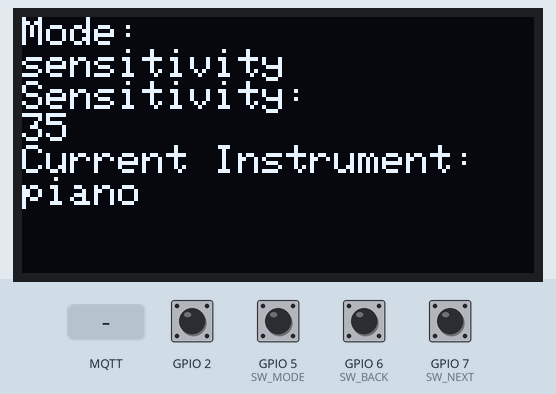
Recording of a sketch running on a simulated ESP32-S3. Parts: 128×64 one-colour display. The inputs (shaded band) are chosen by the test bench; at power-on: GPIO 2, GPIO 5 (SW_MODE), GPIO 6 (SW_BACK), GPIO 7 (SW_NEXT) HIGH. WiFi joins after 1.5 s; servers stay silent unless stated; no MQTT or app messages arrive unless stated; what the sketch prints to the serial monitor is not drawn.

Above: at 2.8 s.
2.9 s: GPIO 2 pulled LOW for 0.15 s
At 4.3 s:
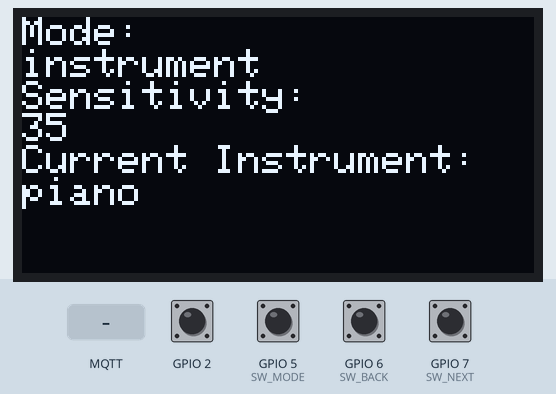
4.6 s: MQTT message "sensitivity" arrives on the second subscribed topic
At 5.0 s:
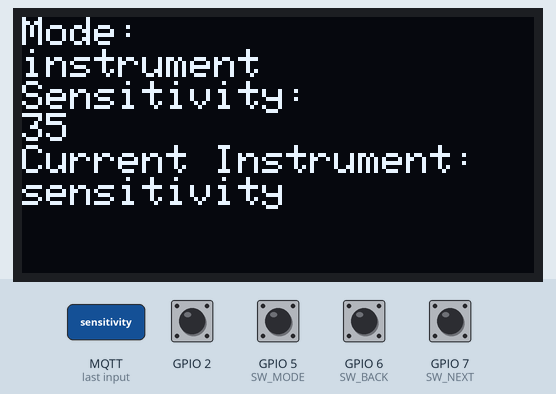
6.1 s: GPIO 5 (SW_MODE) pulled LOW for 0.15 s
At 6.9 s:
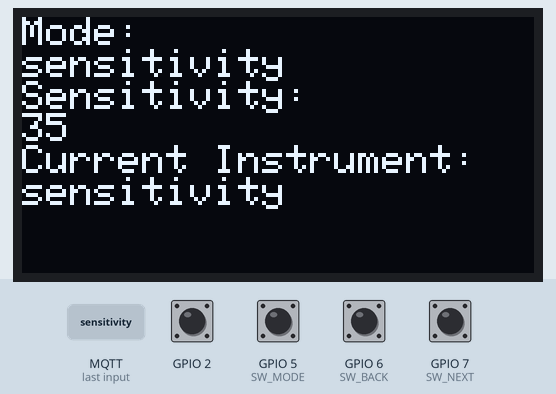
7.8 s: MQTT message "instrument" arrives on the second subscribed topic
At 8.6 s:
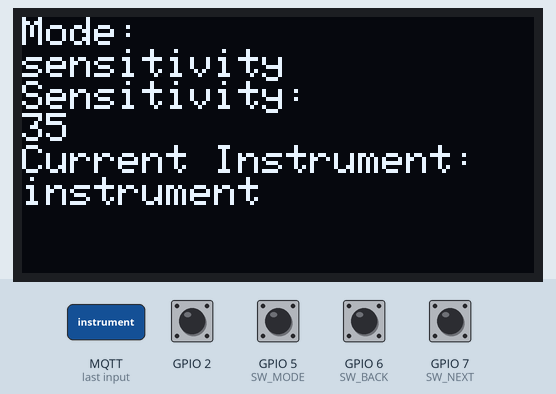
9.3 s: GPIO 2 pulled LOW for 1 s
At 11.8 s:
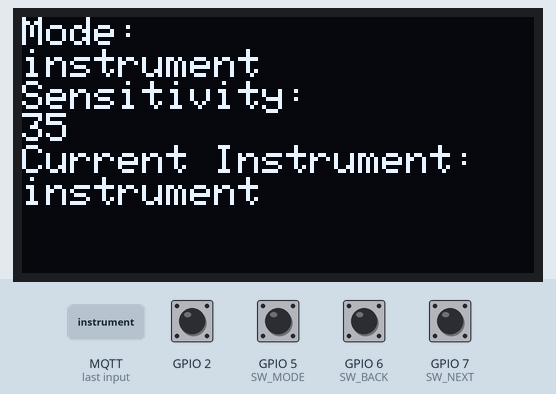
Timing chart, 0 to 13.3 s (numbered marks = the images above; inputs shaded):
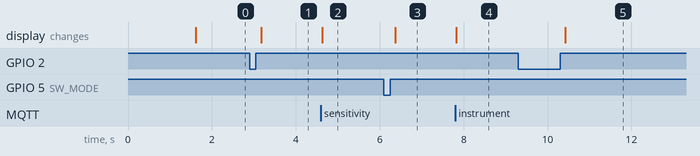

Measured:
- after the input at 2.9 s, the display: changes after 0.28 s (image 1)
- after the input at 4.6 s, the display: changes at once (image 2)
- after the input at 6.1 s, the display: changes after 0.28 s (image 3)
- after the input at 7.8 s, the display: changes at once (image 4)
- after the input at 9.3 s, the display: changes after 1.1 s (image 5)

The sketch:

sketch_remote.ino
```cpp
#include <WiFi.h>
#include <PubSubClient.h>
#include "config.h"
#include <Wire.h>
#include <Adafruit_GFX.h>
#include <Adafruit_SSD1306.h>

#define SW_MODE 5
#define SW_NEXT 7
#define SW_BACK 6
#define TOPIC_DIS      TOPIC_PREFIX "/text"
#define TOPIC_THRESHOLD_UPDATE TOPIC_PREFIX "/thresholdupate"
#define TOPIC_INSTRUMENT_UPDATE TOPIC_PREFIX "/instrumentupdate"
#define TOPIC_SUB_THRESHOLD TOPIC_PREFIX "/sub_threshold"
#define TOPIC_GET_INSTRUMENT TOPIC_PREFIX "/get_instrument"
#define SCREEN_WIDTH 128 // OLED display width, in pixels
#define SCREEN_HEIGHT 64 // OLED display height, in pixels

int threshold = 35;
const int ninstru = 7;
int curpos = 2;
String instruments[ninstru+5] = {"acoustic_guitar_steel","electric_guitar_clean","piano","tinkle_bell","trumpet","tubular_bells","violin"};
String cur_instrument = "piano";
String mode = "sensitivity";

Adafruit_SSD1306 display(SCREEN_WIDTH, SCREEN_HEIGHT, &Wire, -1);

WiFiClient wifiClient;
PubSubClient mqtt(MQTT_BROKER, 1883, wifiClient);
uint32_t last_publish;


void connect_wifi() {
  printf("WiFi MAC address is %s\n", WiFi.macAddress().c_str());
  printf("Connecting to WiFi %s.\n", WIFI_SSID);
  WiFi.mode(WIFI_STA);
  WiFi.begin(WIFI_SSID, WIFI_PASS);
  while (WiFi.status() != WL_CONNECTED) {
    printf(".");
    fflush(stdout);
    delay(500);
  }
  printf("\nWiFi connected.\n");
}


void connect_mqtt() {
  printf("Connecting to MQTT broker at %s.\n", MQTT_BROKER);
  if (!mqtt.connect("", MQTT_USER, MQTT_PASS)) {
    printf("Failed to connect to MQTT broker.\n");
    for (;;) {} // wait here forever
  }
  mqtt.setCallback(mqtt_callback);
  mqtt.subscribe(TOPIC_SUB_THRESHOLD);
  mqtt.subscribe(TOPIC_GET_INSTRUMENT);
  printf("MQTT broker connected.\n");
}


void mqtt_callback(char* topic, byte* payload, unsigned int length) {
  if (strcmp(topic, TOPIC_SUB_THRESHOLD) == 0) {
    payload[length] = 0;
    threshold = atoi((char*)payload);
    Serial.println(threshold);
  }
  if (strcmp(topic, TOPIC_GET_INSTRUMENT) == 0) {
    payload[length] = 0;
    cur_instrument = (char*)payload;
    Serial.println(cur_instrument);
  }
  displayupdate();
}

void displayupdate(){
  display.clearDisplay();
  display.setTextSize(1);
  display.setTextColor(WHITE);
  display.setCursor(0, 0);
  display.println("Mode:");
  display.println(mode);
  // display.setCursor(0,30);
  display.println("Sensitivity: ");
  display.println(String(threshold));
  // display.setCursor(0,50);
  display.println("Current Instrument:");
  // display.setCursor(0,40);
  display.println(cur_instrument);
  display.display();
  Serial.println(threshold);
}

void setup() {
  Serial.begin(115200);
  pinMode(2, INPUT_PULLUP);
  pinMode(SW_MODE, INPUT_PULLUP);
  pinMode(SW_NEXT, INPUT_PULLUP);
  pinMode(SW_BACK, INPUT_PULLUP);
  connect_wifi();
  connect_mqtt();
  last_publish = 0;
  Serial.begin(115200);
  Wire.begin(48, 47);

  if(!display.begin(SSD1306_SWITCHCAPVCC, 0x3C)) { // Address 0x3D for 128x64
    Serial.println(F("SSD1306 allocation failed"));
    for(;;);
  }
  analogSetAttenuation(ADC_11db);
  displayupdate();
}


void loop() {
  mqtt.loop();

  if (digitalRead(SW_NEXT)==0){
    if (mode == "sensitivity"){
        threshold += 1;
        mqtt.publish(TOPIC_THRESHOLD_UPDATE, String(threshold).c_str());
      }
    else if (mode == "instrument"){
        curpos += 1;
        if(curpos > ninstru-1){
          curpos = 0;
        }
        cur_instrument = instruments[curpos];
        mqtt.publish(TOPIC_INSTRUMENT_UPDATE, instruments[curpos].c_str());
        Serial.println(instruments[curpos]);
      }

    while(digitalRead(SW_NEXT) == 0){
      continue;}
    delay(100);
    Serial.println("next");
  }

  if (digitalRead(SW_BACK)==0){
    if (mode == "sensitivity"){
      threshold -= 1;
        mqtt.publish(TOPIC_THRESHOLD_UPDATE, String(threshold).c_str());
      }
    else if (mode == "instrument"){
        curpos -= 1;
          if(curpos < 0){
            curpos = ninstru-1;
          }
        cur_instrument = instruments[curpos];
        mqtt.publish(TOPIC_INSTRUMENT_UPDATE, instruments[curpos].c_str());
        }


    while(digitalRead(SW_BACK) == 0){
      continue;}
    delay(100);
    Serial.println("back");
  }

  if (digitalRead(SW_MODE)==0){
    if (mode == "sensitivity"){
        mode = "instrument";
      }
    else if (mode == "instrument"){
        mode = "sensitivity";
      }
    while(digitalRead(SW_MODE) == 0){
      continue;}
    delay(100);
    displayupdate();
    Serial.println("mode");
  }
    if (digitalRead(2)==0){
    if (mode == "sensitivity"){
        mode = "instrument";
      }
    else if (mode == "instrument"){
        mode = "sensitivity";
      }
    while(digitalRead(2) == 0){
      continue;}
    delay(100);
    displayupdate();
    Serial.println("debug mode");
  }
}
```

config.h
```cpp
#define WIFI_SSID    "wifiname"
#define WIFI_PASS    "12345678"
#define MQTT_BROKER  "iot.cpe.ku.ac.th"
#define MQTT_USER    "b6510123456"  // ไม่ต้องใส่เครื่องหมาย <>
#define MQTT_PASS    "example.example@ku.th"      // ไม่ต้องใส่เครื่องหมาย <>
#define TOPIC_PREFIX "b6510123456"  // ไม่ต้องใส่เครื่องหมาย <>
```
